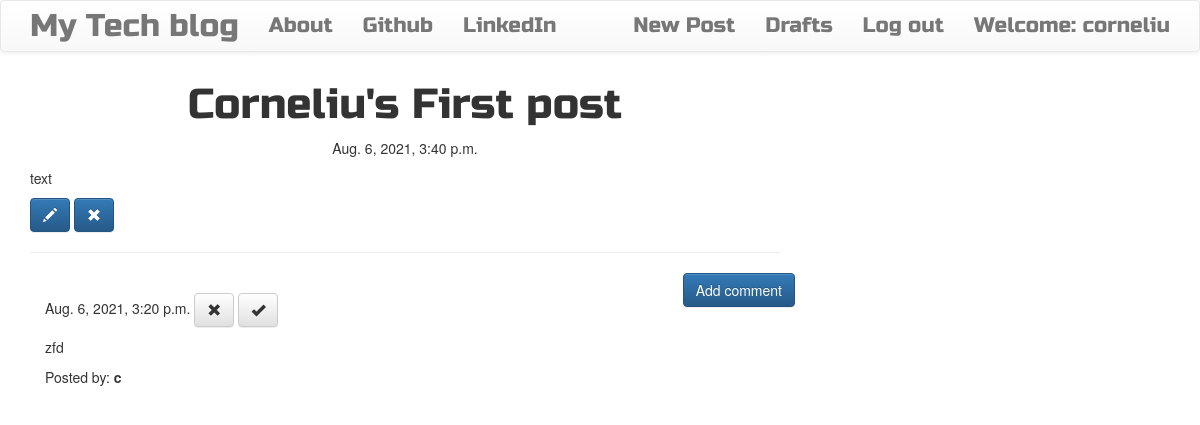
/post/2 (signed in), run on the app's committed database.
### blog/models.py (models this page shows, shortened)
class Post(models.Model):
    author = models.ForeignKey('auth.User',on_delete=models.CASCADE)
    title = models.CharField(max_length=200)
    text = models.TextField()
    created_date = models.DateTimeField(default=timezone.now)
    published_date = models.DateTimeField(blank=True, null=True)

class Comment(models.Model):
    post = models.ForeignKey('blog.Post', related_name='comments',on_delete=models.CASCADE)
    author = models.CharField(max_length=100)
    text = models.TextField()
    created_date = models.DateTimeField(default=timezone.now())
    approved_comment = models.BooleanField(default=False)

### blog/views.py (the view)
# urls.py: path("post/<int:pk>", views.PostDetailView.as_view(), name='post_detail'),
class PostDetailView(DetailView):
    model = Post

### blog/templates/blog/post_detail.html
{% extends 'blog/base.html' %}
{% block content %}
        <h1 class='posttitle loader'>{{ post.title }}</h1>
        {% if post.published_date %}
            <div class="date postdate">
                {{ post.published_date }}
            </div>
        {% else %}
            <a class="btn btn-default" href="{% url 'post_publish' pk=post.pk %}">Publish</a>
        {% endif %}
      <p class='postcontent' >{{ post.text|safe|linebreaksbr }}</p>
      {% if user.is_authenticated %}
          <a class="btn btn-primary" href="{% url 'post_edit' pk=post.pk %}"><span class="glyphicon glyphicon-pencil"></span></a>
          <a class="btn btn-primary" href="{% url 'post_remove' pk=post.pk %}"><span class="glyphicon glyphicon-remove"></span></a>
      {% endif %}
  <hr>
  <a class="btn btn-primary btn-comment" href="{% url 'add_comment_to_post' pk=post.pk %}">Add comment</a>
  <div class="container">
  {% for comment in post.comments.all %}
  <br>
      {% if user.is_authenticated or comment.approved_comment %}
              {{ comment.created_date }}
              {% if not comment.approved_comment %}
                  <a class="btn btn-default" href="{% url 'comment_remove' pk=comment.pk %}"><span class="glyphicon glyphicon-remove"></span></a>
                  <a class="btn btn-default" href="{% url 'comment_approve' pk=comment.pk %}"><span class="glyphicon glyphicon-ok"></span></a>
              {% endif %}
          <p>{{ comment.text|safe|linebreaks }}</p>
          <p>Posted by: <strong>{{ comment.author }}</strong></p>
      {% endif %}
  {% empty %}
      <p>No comments posted.</p>
  {% endfor %}
</div>
{% endblock %}

### blog/templates/blog/base.html (shortened to what this page needs)
<!DOCTYPE html>
{% load static %}
<html>
    <head>
        <link rel="stylesheet" href="https://maxcdn.bootstrapcdn.com/bootstrap/3.3.7/css/bootstrap.min.css">
        <link rel="stylesheet" href="https://maxcdn.bootstrapcdn.com/bootstrap/3.3.7/css/bootstrap-theme.min.css">
        <link rel="stylesheet" href="//cdn.jsdelivr.net/medium-editor/latest/css/medium-editor.min.css" type="text/css" media="screen" charset="utf-8">
        <link rel="stylesheet" href="{% static 'css/blog.css' %}">
<body class='loader'>
  <nav class="navbar navbar-default techfont custom-navbar">
    <div class="container">
      <ul class="nav navbar-nav">
        <li><a class='navbar-brand bigbrand' href="{% url 'post_list' %}">My Tech blog</a></li>
        <li><a href="{% url 'about'%}">About</a></li>
        <li><a href="https://www.github.com">Github</a></li>
        <li><a href="https://www.linkedin.com">LinkedIn</a></li>
      </ul>
      <ul class="nav navbar-nav navbar-right">
        {% if user.is_authenticated %}
        <li>
          <a href="{% url 'post_new' %}" >New Post</a>
        </li>
        <li>
          <a href="{% url 'post_draft_list' %}">Drafts</a>
        </li>
        <li>
          <a href="{% url 'logout' %}" >Log out</a>
        </li>
        <li>
          <a >Welcome: {{ user.username }}</a>
        </li>
          {% else %}
          <li><a class='nav navbar-right' href="{% url 'login' %}" ><span class="glyphicon glyphicon-user"></span></a></li>
        {% endif %}
      </ul>
  </div>
</nav>
        <div class="content container">
            <div class="row">
                <div class="col-md-8">
                  <div class="blog_posts">
                    {% block content %}
                    {% endblock %}
                  </div>
                </div>
            </div>
        </div>
</body>
</html>

### blog/static/css/blog.css (style rules this page uses)
.techfont { font-family: 'Russo One', sans-serif; font-size: 1.5em; margin-bottom: 10px; }
.postdate { text-align: center; }
.posttitle { font-family: 'Russo One', sans-serif; font-size: 3em; text-align: center; }
.postcontent { font-family: 'Montserrat'; font-size: 1.5em; }
.btn-comment { position: absolute; right: 0px; }
.bigbrand { font-size: 1.5em; }
.loader { filter:hue-rotate(0deg); color: linear-gradient(45deg,#0f8,#08f); animation:hue 5000ms infinite linear; }

### data on the page
Post: title "Corneliu's First post", published_date "Aug. 6, 2021, 3:40 p.m.", text "text"
Comment: created_date "Aug. 6, 2021, 3:20 p.m.", approved_comment False (drawn), text "zfd", author "c"

### other printed values
{{ user.username }} "corneliu"
